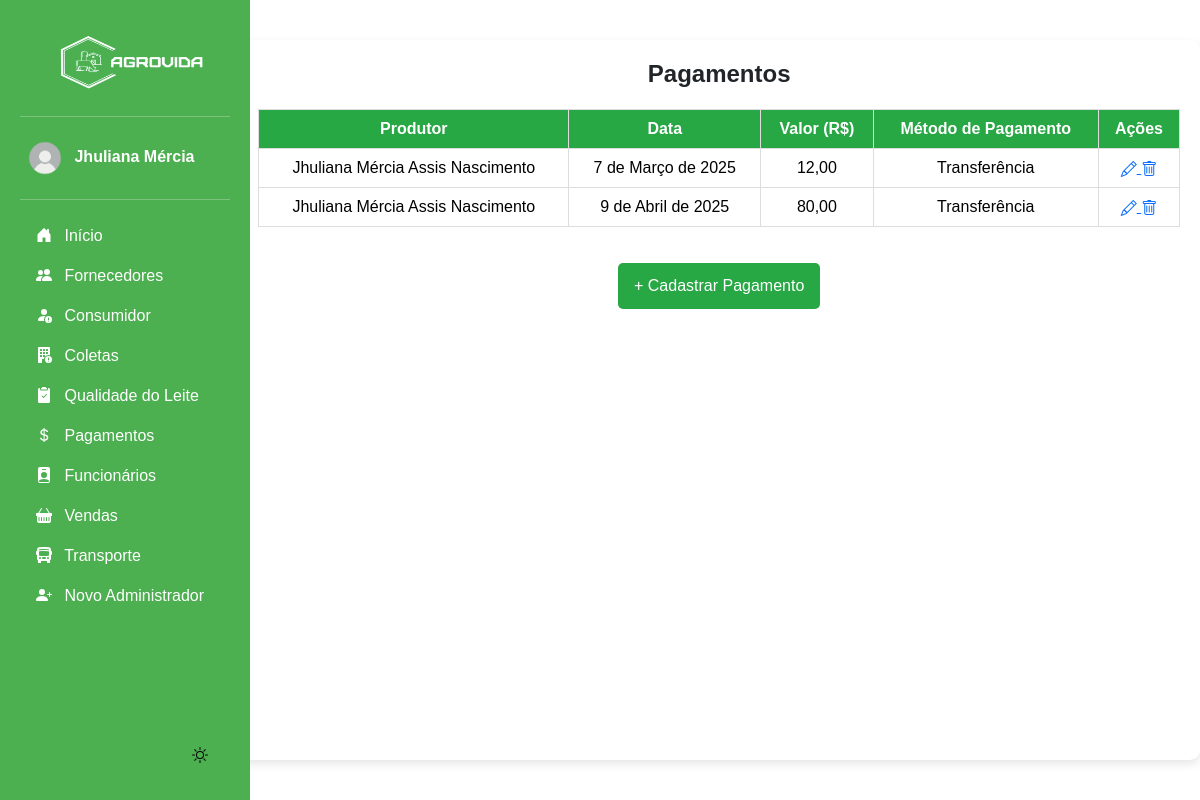
The app's page /pagamentos/ (signed in) with its own data.
### app/models.py (models this page shows, shortened)
class Pagamento(models.Model):
    produtor = models.ForeignKey(Produtor, on_delete=models.CASCADE)
    data_pagamento = models.DateField(blank=True, null=True)  # Agora a data pode ser inserida manualmente
    valor = models.DecimalField(max_digits=10, decimal_places=2)
    METODO_CHOICES = [
        ('Pix', 'Pix'),
        ('Boleto', 'Boleto'),
        ('Transferência', 'Transferência'),
    ]
    metodo_pagamento = models.CharField(max_length=15, choices=METODO_CHOICES)

class Produtor(models.Model):
    nome = models.CharField(max_length=100)
    fazenda = models.CharField(max_length=150)
    localizacao = models.CharField(max_length=255)
    telefone = models.CharField(max_length=20)
    ativo = models.BooleanField(default=True)  # Campo para verificar se o produtor está ativo

### app/views.py (the view)
# urls.py: path('pagamentos/', views.listar_pagamentos, name='listar_pagamentos'),
@login_required(login_url='login_index')
def listar_pagamentos(request):
    pagamentos = Pagamento.objects.all()
    return render(request, 'app/listar_pagamentos.html', {'pagamentos': pagamentos})

### app/templates/app/listar_pagamentos.html (shortened to what this page needs)
{% extends "base.html" %}
{% load static %}
{% block content %}
<div class="container">
    <h2 class="title">Pagamentos</h2>
    {% if pagamentos %}
        <table class="table">
            <thead>
                <tr>
                    <th>Produtor</th>
                    <th>Data</th>
                    <th>Valor (R$)</th>
                    <th>Método de Pagamento</th>
                    <th>Ações</th>
                </tr>
            </thead>
            <tbody>
                {% for pagamento in pagamentos %}
                    <tr>
                        <td>{{ pagamento.produtor.nome }}</td>
                        <td>{{ pagamento.data_pagamento|default:"Não informado" }}</td>
                        <td>{{ pagamento.valor }}</td>
                        <td>{{ pagamento.metodo_pagamento }}</td>
                        <td>
                            <a href="{% url 'editar_pagamento' pagamento.id %}">
                                <i class="bi bi-pencil"></i>
                            </a>
                            <a href="{% url 'excluir_pagamento' pagamento.id %}" onclick="return confirm('Tem certeza que deseja excluir?')">
                                <i class="bi bi-trash"></i>
                            </a>
                        </td>
                    </tr>
                {% endfor %}
            </tbody>
        </table>
    {% else %}
        <p>Nenhum pagamento registrado.</p>
    {% endif %}
    <a href="{% url 'cadastrar_pagamento' %}" class="btn btn-add">+ Cadastrar Pagamento</a>
</div>
{% endblock %}

### base/templates/modulos/sidebar.html (shortened to what this page needs)
{% load static %}
<body>
<div class="container-sidebar">
    <div id="sidebar" class="sidebar">
        <img src="{% static 'img/logo.png' %}" alt="Logo" width="200" height="80" class="logo">
        <hr>
            <a href="#" class="nav-link text-white" data-bs-toggle="dropdown" aria-expanded="false" style="border-radius: 10px;">
                <img src="{% static "img/usuario.png" %}" alt="" width="50" height="50" class="rounded-circle">
                <strong>{{ request.user.first_name }}</strong>
            </a>
        <hr>
        <ul class="nav nav-pills flex-column mb-auto">
            <li>
                <a href="{% url "dashboard" %}" class="nav-link text-white">
                    <svg class="bi pe-none me-2" width="16" height="16"><use xlink:href="#home"/></svg>
                    Início
                </a>
            </li>
            <li>
                <a href="{% url "listar_produtor" %}" class="nav-link text-white">
                    <svg class="bi pe-none me-2" width="16" height="16"><use xlink:href="#produtores"/></svg>
                    Fornecedores
                </a>
            </li>
            <li>
                <a href="{% url "listar_cliente" %}" class="nav-link text-white">
                    <svg class="bi pe-none me-2" width="16" height="16"><use xlink:href="#clientes"/></svg>
                    Consumidor
                </a>
            </li>
            <li>
                <a href="{% url "listar_coleta" %}" class="nav-link text-white">
                    <svg class="bi pe-none me-2" width="16" height="16"><use xlink:href="#coleta"/></svg>
                    Coletas
                </a>
            </li>
            <li>
                <a href="{% url "listar_qualidade" %}" class="nav-link text-white">
                    <svg class="bi pe-none me-2" width="16" height="16"><use xlink:href="#qualidade"/></svg>
                    Qualidade do Leite
                </a>
            </li>
            <li>
                <a href="{% url "listar_pagamentos" %}" class="nav-link text-white">
                    <svg class="bi pe-none me-2" width="16" height="16"><use xlink:href="#dinheiro"/></svg>
                    Pagamentos
                </a>
            </li>
            <li>
                <a href="{% url "listar_funcionarios" %}" class="nav-link text-white">
                    <svg class="bi pe-none me-2" width="16" height="16"><use xlink:href="#funcionario"/></svg>
                    Funcionários
                </a>
            </li>
            <li>
                <a href="{% url "listar_vendas" %}" class="nav-link text-white">
                    <svg class="bi pe-none me-2" width="16" height="16"><use xlink:href="#venda"/></svg>
                    Vendas
                </a>
            </li>
            <li>
                <a href="{% url "listar_transporte" %}" class="nav-link text-white">
                    <svg class="bi pe-none me-2" width="16" height="16"><use xlink:href="#transporte"/></svg>
                    Transporte
                </a>
            </li>
            <li>
                <a href="{% url "cadastrar_admin" %}" class="nav-link text-white">
                    <svg class="bi pe-none me-2" width="16" height="16"><use xlink:href="#admin"/></svg>
                    Novo Administrador
                </a>
            </li>
        </ul>
        <button id="theme-toggle">
        <svg id="theme-icon" width="24" height="24" fill="currentColor"></svg>
        </button>
    </div>
    <div class="b-example-divider b-example-vr"></div>
    </div>
</body>

### base/static/css/inicio.css (style rules this page uses)
html, body { font-family: Arial, sans-serif; transition: background 0.3s, color 0.3s; height: 100vh; width: 100vw; margin: 0; display: flex; }
.b-example-divider { width: 100%; height: 3rem; }
.b-example-vr { flex-shrink: 0; width: 1.5rem; height: 100vh; }
.bi { vertical-align: -.125em; fill: currentColor; }
.nav-link { color: #222222; }
li { display: flex; width: 100%; }
.container { max-width: auto; margin: 40px auto; padding: 20px; background: #fff; border-radius: 10px; box-shadow: 0 4px 10px rgba(0, 0, 0, 0.1); display: flex; flex-direction: column; height: auto; align-items: stretch; text-align: center; }
.title { text-align: center; font-size: 24px; font-weight: bold; margin-bottom: 20px; }
.table { width: 100%; border-collapse: collapse; }
.table th, .table td { padding: 10px; border: 1px solid #ddd; text-align: center; }
.table th { background-color: #28a745; color: white; }
.table tr:nth-child(even) { background-color: #f2f2f2; }
.btn { padding: 8px 12px; text-decoration: none; border-radius: 5px; transition: all 0.3s ease; }
.btn-add { display: block; width: max-content; margin: 20px auto; background: #28a745; color: white; padding: 10px 15px; font-size: 16px; }
#theme-toggle { display: flex; justify-content: end; align-items: end; border: none; cursor: pointer; background-color: transparent; }
#theme-icon { width: 32px; height: 32px; fill: currentColor; }
[data-bs-theme="light"] { background: #ffffff; color: #121212; transition: all 0.3s ease-in-out; }

### base/static/css/sidebar.css (style rules this page uses)
.sidebar { width: 250px; background: #4CAF50; padding: 20px; height: 100vh; color: white; position: fixed; left: 0; top: 0; bottom: 0; overflow-y: auto; display: flex; flex-direction: column; z-index: 1000; }
.container-sidebar { height: 100vh; width: 300px; }

### records on screen
Pagamento: produtor.nome "Jhuliana Mércia Assis Nascimento", data_pagamento "7 de Março de 2025", valor "12,00", metodo_pagamento "Transferência"
Pagamento: produtor.nome "Jhuliana Mércia Assis Nascimento", data_pagamento "9 de Abril de 2025", valor "80,00", metodo_pagamento "Transferência"

### other values on screen
{{ request.user.first_name }} "Jhuliana Mércia"
